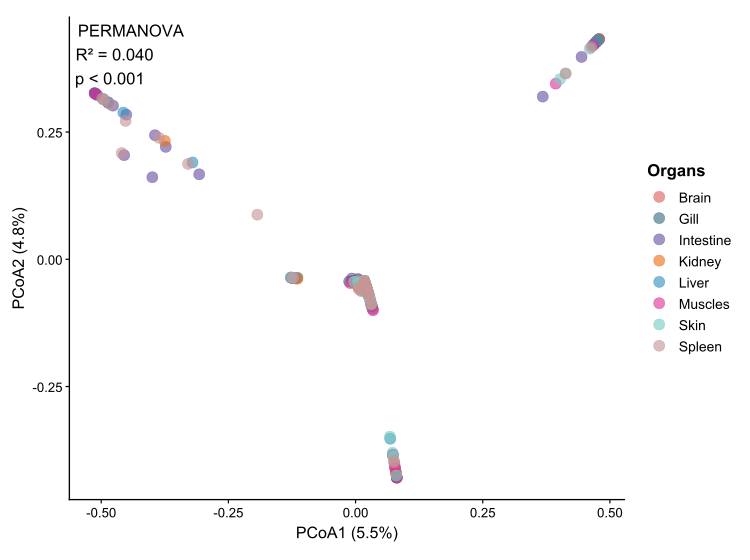

Write R code to recreate this figure.
#!/usr/bin/env Rscript

# Figure 4F: PCoA of pathogen-positive libraries
# Repeated measures are controlled by restricting PERMANOVA permutations
# within fish identity. Output: Figure4F_PCoA_positive_219.pdf only.

required_packages <- c("openxlsx", "ggplot2", "vegan", "permute")
missing_packages <- required_packages[
  !vapply(required_packages, requireNamespace, logical(1), quietly = TRUE)
]
if (length(missing_packages) > 0) {
  stop("Install missing packages: ", paste(missing_packages, collapse = ", "))
}

suppressPackageStartupMessages({
  library(openxlsx)
  library(ggplot2)
  library(vegan)
  library(permute)
})

# Use the script folder as the working folder, so the script is portable on GitHub.
args <- commandArgs(trailingOnly = FALSE)
file_arg <- grep("^--file=", args, value = TRUE)
script_dir <- if (length(file_arg) > 0) {
  dirname(normalizePath(sub("^--file=", "", file_arg[1]), winslash = "/"))
} else {
  normalizePath(getwd(), winslash = "/")
}

input_file <- Sys.getenv(
  "FIGURE4F_ABUNDANCE_FILE",
  unset = file.path(script_dir, "Abundance_matrix_with_libs.xlsx")
)
output_file <- file.path(script_dir, "Figure4F_PCoA_positive_219.pdf")

if (!file.exists(input_file)) {
  stop(
    "Input file not found: ", input_file,
    "\nPlace Abundance_matrix_with_libs.xlsx beside this script, ",
    "or set the FIGURE4F_ABUNDANCE_FILE environment variable."
  )
}

# ------------------------------- Settings --------------------------------

n_permutations <- 9999L
set.seed(20260814)

organ_map <- c(
  B = "Brain", G = "Gill", H = "Liver", I = "Intestine",
  K = "Kidney", M = "Muscles", P = "Skin", S = "Spleen"
)

organ_order <- c(
  "Brain", "Gill", "Intestine", "Kidney",
  "Liver", "Muscles", "Skin", "Spleen"
)

organ_colors <- c(
  Brain = "#DD5F60", Gill = "#3c6e80", Intestine = "#6a51a3",
  Kidney = "#ec7014", Liver = "#3690C0", Muscles = "#DD3497",
  Skin = "#7BCCC4", Spleen = "#C79494"
)

# -------------------------- Read and select data --------------------------

raw <- read.xlsx(input_file, sheet = 1, check.names = FALSE)
if (ncol(raw) < 2) stop("The input must contain pathogen names and library columns.")

pathogen_names <- trimws(as.character(raw[[1]]))
library_ids <- colnames(raw)[-1]

if (anyDuplicated(pathogen_names) || any(pathogen_names == "")) {
  stop("Pathogen names in the first column must be unique and non-empty.")
}
if (!all(grepl("-[BGHIKMPS]$", library_ids))) {
  stop("All library IDs must end in -B/-G/-H/-I/-K/-M/-P/-S.")
}

abundance <- as.matrix(raw[, -1, drop = FALSE])
suppressWarnings(storage.mode(abundance) <- "numeric")
if (anyNA(abundance) || any(abundance < 0)) {
  stop("The abundance matrix contains missing, non-numeric, or negative values.")
}
rownames(abundance) <- pathogen_names
colnames(abundance) <- library_ids

organ_code <- sub("^.*-([BGHIKMPS])$", "\\1", library_ids)
metadata <- data.frame(
  Sample = library_ids,
  Fish_ID = sub("-[BGHIKMPS]$", "", library_ids),
  Organ = unname(organ_map[organ_code]),
  stringsAsFactors = FALSE
)

# Retain fish represented exactly once in each of the eight organs.
fish_organ_table <- table(metadata$Fish_ID, metadata$Organ)
complete_fish <- rownames(fish_organ_table)[
  ncol(fish_organ_table) == 8 &
    rowSums(fish_organ_table == 1L) == 8L &
    rowSums(fish_organ_table) == 8L
]

metadata <- metadata[metadata$Fish_ID %in% complete_fish, , drop = FALSE]
metadata$Organ <- factor(metadata$Organ, levels = organ_order)
metadata <- metadata[order(metadata$Organ, metadata$Fish_ID), , drop = FALSE]

if (length(complete_fish) != 112L || nrow(metadata) != 896L) {
  stop(
    "Expected 112 complete fish and 896 libraries; found ",
    length(complete_fish), " fish and ", nrow(metadata), " libraries."
  )
}

library_by_pathogen <- t(abundance[, metadata$Sample, drop = FALSE])
positive <- rowSums(library_by_pathogen > 0) > 0
analysis_matrix <- library_by_pathogen[positive, , drop = FALSE]
analysis_meta <- metadata[positive, , drop = FALSE]

if (nrow(analysis_matrix) != 219L) {
  stop("Expected 219 pathogen-positive libraries; found ", nrow(analysis_matrix), ".")
}

# ---------------------------- PCoA + PERMANOVA ----------------------------

distance <- vegdist(log10(analysis_matrix + 1), method = "bray")
pcoa <- wcmdscale(distance, k = 2, eig = TRUE, add = "lingoes")

scores <- as.data.frame(pcoa$points[, 1:2, drop = FALSE])
colnames(scores) <- c("PCoA1", "PCoA2")
scores$Sample <- rownames(scores)

plot_data <- merge(analysis_meta, scores, by = "Sample", sort = FALSE)
plot_data <- plot_data[match(analysis_meta$Sample, plot_data$Sample), ]
plot_data$Organ <- factor(plot_data$Organ, levels = organ_order)

positive_eigenvalues <- pcoa$eig[pcoa$eig > 0]
axis_percent <- 100 * pcoa$eig[1:2] / sum(positive_eigenvalues)

# Restricted permutations preserve the repeated-measures structure.
permutation_scheme <- how(nperm = n_permutations)
setBlocks(permutation_scheme) <- factor(analysis_meta$Fish_ID)

permanova <- adonis2(
  distance ~ Organ,
  data = analysis_meta,
  permutations = permutation_scheme
)

r_squared <- permanova$R2[1]
p_value <- permanova$`Pr(>F)`[1]
p_text <- if (p_value < 0.001) {
  "p < 0.001"
} else {
  paste0("p = ", format.pval(p_value, digits = 3))
}

statistics_label <- paste0(
  "PERMANOVA\n",
  "R\u00b2 = ", sprintf("%.3f", r_squared), "\n",
  p_text
)

# --------------------------------- Figure ---------------------------------

p <- ggplot(plot_data, aes(PCoA1, PCoA2, colour = Organ, fill = Organ)) +
  geom_point(shape = 21, size = 3.5, stroke = 0.30, alpha = 0.62) +
  scale_colour_manual(values = organ_colors, drop = FALSE) +
  scale_fill_manual(values = organ_colors, drop = FALSE) +
  labs(
    x = sprintf("PCoA1 (%.1f%%)", axis_percent[1]),
    y = sprintf("PCoA2 (%.1f%%)", axis_percent[2]),
    colour = "Organs",
    fill = "Organs"
  ) +
  annotate(
    "text", x = -Inf, y = Inf, label = statistics_label,
    hjust = -0.08, vjust = 1.10, family = "Arial", size = 4.2
  ) +
  coord_equal(clip = "off") +
  theme_classic(base_family = "Arial", base_size = 11) +
  theme(
    legend.position = "right",
    legend.title = element_text(size = 12, face = "bold"),
    legend.text = element_text(size = 10),
    legend.key.height = grid::unit(0.54, "cm"),
    axis.text = element_text(colour = "black", size = 9.5),
    axis.title = element_text(colour = "black", size = 11.5),
    axis.line = element_line(colour = "black", linewidth = 0.45),
    axis.ticks = element_line(colour = "black", linewidth = 0.40),
    plot.margin = margin(8, 8, 8, 8)
  )

ggsave(
  output_file, p,
  width = 7.5, height = 5.6, units = "in",
  device = grDevices::cairo_pdf,
  bg = "white"
)
